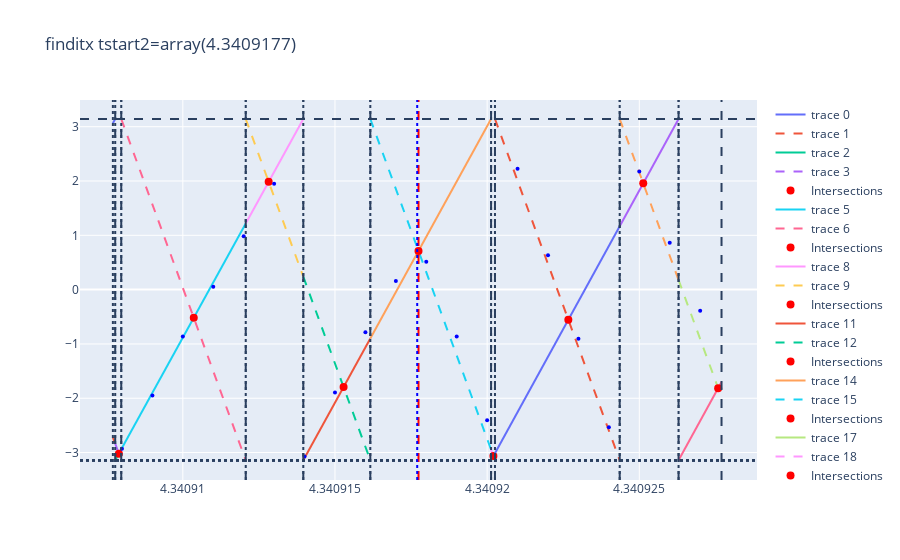
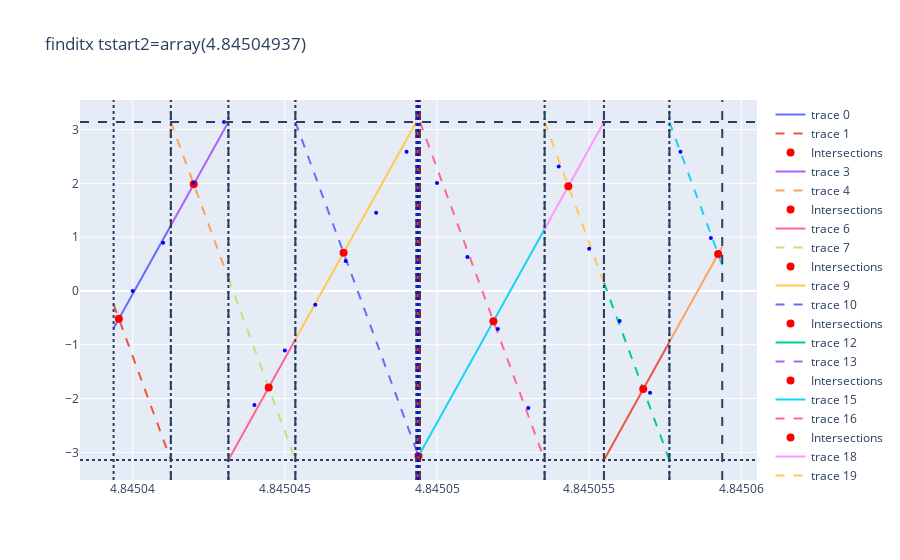
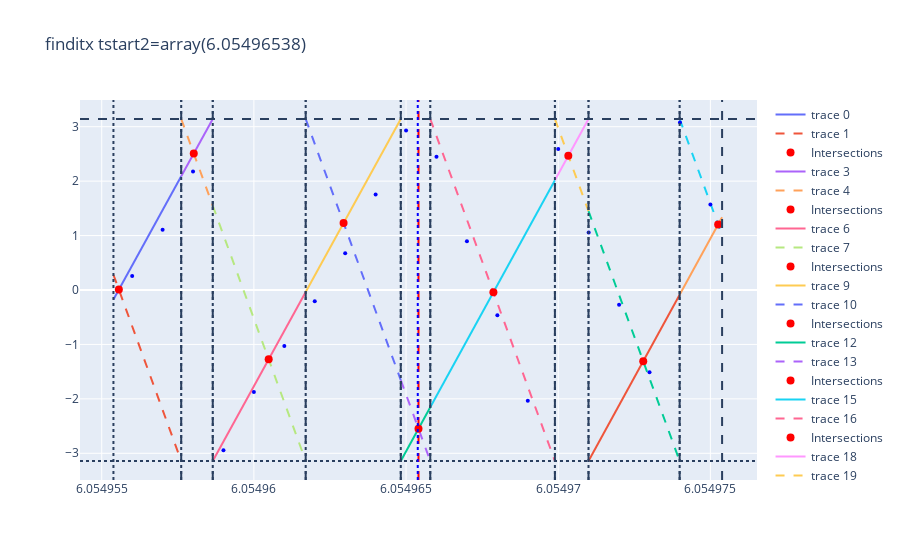
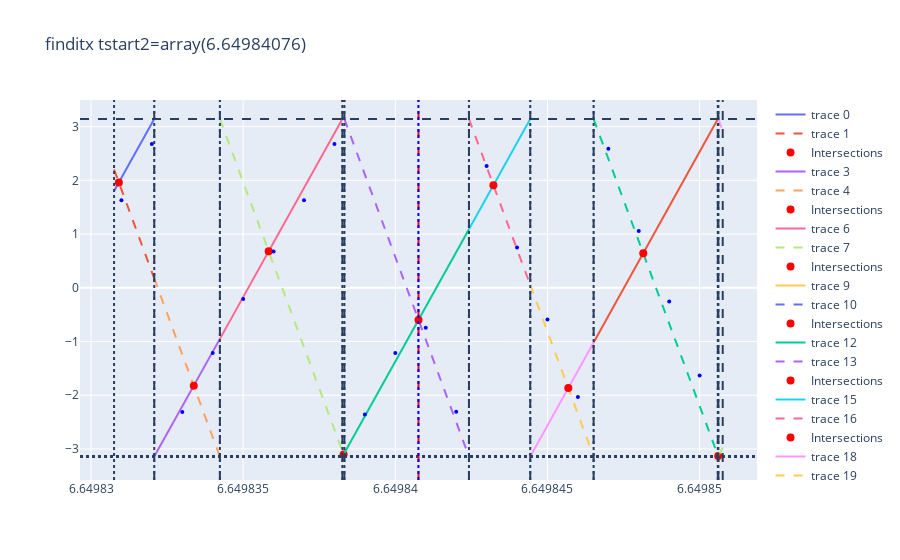

The code cell stored with these charts, in order, in its notebook:
### Markdown cell above
### find intersections

### Code cell
coeflist = fitcoef2(coeff, coeft, reader)
sec_xlist = []
sec_tlist = []
if True:
    for pidx in xp.arange(10, Config.preamble_len):
        tstart2 = xp.polyval(coeft, pidx)
        selected = find_intersections(coeflist[pidx - 1], coeflist[pidx], tstart2, reader, 1e-5, draw=(pidx == 10 or pidx == 60 or pidx == 180 or pidx == Config.preamble_len - 1), remove_range=False) #!!! TODO remove range
        if selected != None:
            sec_xlist.append(pidx)
            sec_tlist.append(to_scalar(selected))
    sec_xlist = xp.array(sec_xlist)
    sec_tlist = xp.array(sec_tlist)
    with open(f"intersections0.pkl","wb") as f:
        pickle.dump((sec_xlist, sec_tlist), f)

with open(f"intersections0.pkl","rb") as f:
    sec_xlist, sec_tlist = pickle.load(f)
coeff_time = xp.polyfit(sec_xlist, sec_tlist, 1)
